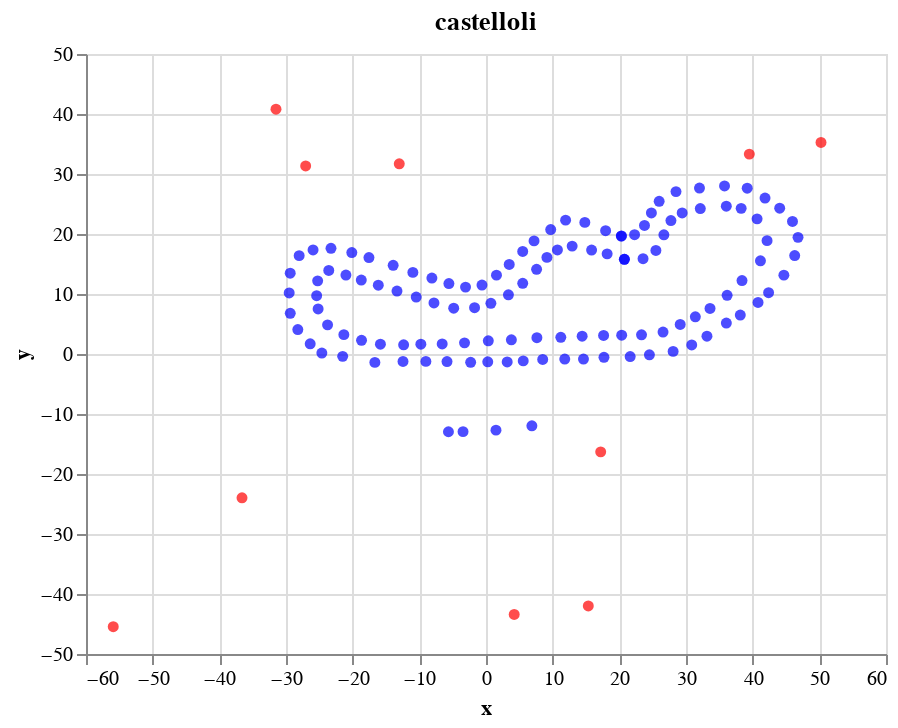

Notebook code for this chart:
### Code cell
db = SQLiteProxy(DB_PATH)
db.get_no_cones().clean()

for run_name in db.get_runs().read(projection=['name']):
    cones = db.get_cones().read(run_name=run_name[0], projection=['x', 'y'])
    no_cones = db.get_no_cones().read(run_name=run_name[0], projection=['x', 'y'])

    cones_df = pd.DataFrame(cones, columns=['x', 'y'])
    no_cones_df = pd.DataFrame(no_cones, columns=['x', 'y'])

    map_plot = (
        alt.Chart(cones_df).mark_circle(color='blue').encode(x='x', y='y') +
        alt.Chart(no_cones_df).mark_circle(color='red').encode(x='x', y='y')
    ).properties(
        title=run_name
    )

    display(map_plot)

### Figure 1 — Vega-Lite specification as saved in the notebook (floating-point values rounded to 4 significant figures)
{"config": {"view": {"continuousWidth": 400, "continuousHeight": 300}}, "layer": [{"data": {"name": "data-b96cca8734efe5dbd79307a149b5b217"}, "mark": {"type": "circle", "color": "blue"}, "encoding": {"x": {"field": "x", "type": "quantitative"}, "y": {"field": "y", "type": "quantitative"}}}, {"data": {"name": "data-02a01a4d046e9226837a61e1ae8d2d1c"}, "mark": {"type": "circle", "color": "red"}, "encoding": {"x": {"field": "x", "type": "quantitative"}, "y": {"field": "y", "type": "quantitative"}}}], "title": ["castelloli"], "$schema": "https://vega.github.io/schema/vega-lite/v4.17.0.json", "datasets": {"data-b96cca8734efe5dbd79307a149b5b217": [{"x": 6.881, "y": -11.98}, {"x": 1.497, "y": -12.69}, {"x": -3.445, "y": -12.94}, {"x": -5.633, "y": -12.96}, {"x": -16.67, "y": -1.398}, {"x": -15.84, "y": 1.631}, {"x": -12.45, "y": -1.244}, {"x": -12.36, "y": 1.533}, {"x": -9.019, "y": -1.229}, {"x": -9.773, "y": 1.631}, {"x": -6.572, "y": 1.671}, {"x": -5.847, "y": -1.259}, {"x": -3.221, "y": 1.854}, {"x": -2.301, "y": -1.385}, {"x": 0.3442, "y": 2.193}, {"x": 0.2628, "y": -1.307}, {"x": 3.178, "y": -1.318}, {"x": 3.807, "y": 2.362}, {"x": 5.585, "y": -1.147}, {"x": 7.634, "y": 2.711}, {"x": 8.506, "y": -0.9057}, {"x": 11.22, "y": 2.783}, {"x": 11.81, "y": -0.8502}, {"x": 14.42, "y": 2.961}, {"x": 14.62, "y": -0.8399}, {"x": 17.64, "y": 3.096}, {"x": 17.7, "y": -0.554}, {"x": 20.35, "y": 3.127}, {"x": 21.63, "y": -0.4302}, {"x": 23.33, "y": 3.196}, {"x": 24.51, "y": -0.1277}, {"x": 26.55, "y": 3.66}, {"x": 28.07, "y": 0.4347}, {"x": 29.13, "y": 4.923}, {"x": 30.86, "y": 1.514}, {"x": 33.14, "y": 2.964}, {"x": 31.4, "y": 6.204}, {"x": 33.6, "y": 7.6}, {"x": 36.05, "y": 5.155}, {"x": 36.17, "y": 9.779}, {"x": 38.14, "y": 6.491}, {"x": 40.81, "y": 8.587}, {"x": 38.4, "y": 12.23}, {"x": 42.39, "y": 10.21}, {"x": 41.17, "y": 15.53}, {"x": 44.68, "y": 13.14}, {"x": 42.16, "y": 18.9}, {"x": 46.31, "y": 16.41}, {"x": 46.8, "y": 19.44}, {"x": 45.97, "y": 22.1}, {"x": 40.66, "y": 22.52}, {"x": 44.06, "y": 24.3}, {"x": 41.85, "y": 25.99}, {"x": 38.27, "y": 24.27}, {"x": 39.18, "y": 27.63}, {"x": 36.04, "y": 24.63}, {"x": 35.78, "y": 28.01}, {"x": 32.14, "y": 24.25}, {"x": 32.02, "y": 27.66}, {"x": 29.42, "y": 23.5}, {"x": 28.5, "y": 27.06}, {"x": 27.74, "y": 22.23}, {"x": 25.97, "y": 25.45}, {"x": 26.68, "y": 19.86}, {"x": 24.81, "y": 23.5}, {"x": 25.48, "y": 17.26}, {"x": 23.77, "y": 21.42}, {"x": 23.56, "y": 15.88}, {"x": 22.29, "y": 19.88}, {"x": 20.76, "y": 15.78}, {"x": 20.32, "y": 19.67}, {"x": 20.76, "y": 15.78}, {"x": 20.29, "y": 19.65}, {"x": 18.17, "y": 16.69}, {"x": 17.94, "y": 20.55}, {"x": 15.84, "y": 17.32}, {"x": 14.83, "y": 21.93}, {"x": 12.92, "y": 17.98}, {"x": 11.94, "y": 22.31}, {"x": 10.72, "y": 17.33}, {"x": 9.708, "y": 20.74}, {"x": 9.139, "y": 16.1}, {"x": 7.208, "y": 18.85}, {"x": 7.588, "y": 14.12}, {"x": 5.506, "y": 17.08}, {"x": 5.509, "y": 11.78}, {"x": 3.484, "y": 14.93}, {"x": 3.362, "y": 9.867}, {"x": 1.571, "y": 13.15}, {"x": 0.7337, "y": 8.456}, {"x": -0.605, "y": 11.49}, {"x": -1.715, "y": 7.716}, {"x": -3.068, "y": 11.15}, {"x": -4.844, "y": 7.627}, {"x": -5.564, "y": 11.74}, {"x": -7.805, "y": 8.508}, {"x": -8.117, "y": 12.65}, {"x": -10.47, "y": 9.487}, {"x": -10.97, "y": 13.6}, {"x": -13.35, "y": 10.49}, {"x": -13.92, "y": 14.78}, {"x": -16.16, "y": 11.47}, {"x": -17.56, "y": 16.08}, {"x": -18.71, "y": 12.32}, {"x": -20.13, "y": 16.91}, {"x": -21.01, "y": 13.16}, {"x": -23.58, "y": 13.93}, {"x": -23.25, "y": 17.62}, {"x": -25.94, "y": 17.35}, {"x": -25.25, "y": 12.19}, {"x": -28.03, "y": 16.39}, {"x": -29.37, "y": 13.46}, {"x": -29.52, "y": 10.18}, {"x": -25.4, "y": 9.725}, {"x": -25.18, "y": 7.51}, {"x": -29.36, "y": 6.785}, {"x": -28.23, "y": 4.071}, {"x": -26.37, "y": 1.706}, {"x": -18.67, "y": 2.28}, {"x": -21.5, "y": -0.3945}, {"x": -21.32, "y": 3.228}, {"x": -24.62, "y": 0.1588}, {"x": -23.76, "y": 4.857}], "data-02a01a4d046e9226837a61e1ae8d2d1c": [{"x": 50.25, "y": 35.25}, {"x": 39.5, "y": 33.32}, {"x": -13.01, "y": 31.71}, {"x": -27.05, "y": 31.34}, {"x": -31.5, "y": 40.8}, {"x": -55.91, "y": -45.45}, {"x": 17.2, "y": -16.31}, {"x": -36.6, "y": -23.97}, {"x": 4.231, "y": -43.42}, {"x": 15.34, "y": -41.99}]}}
